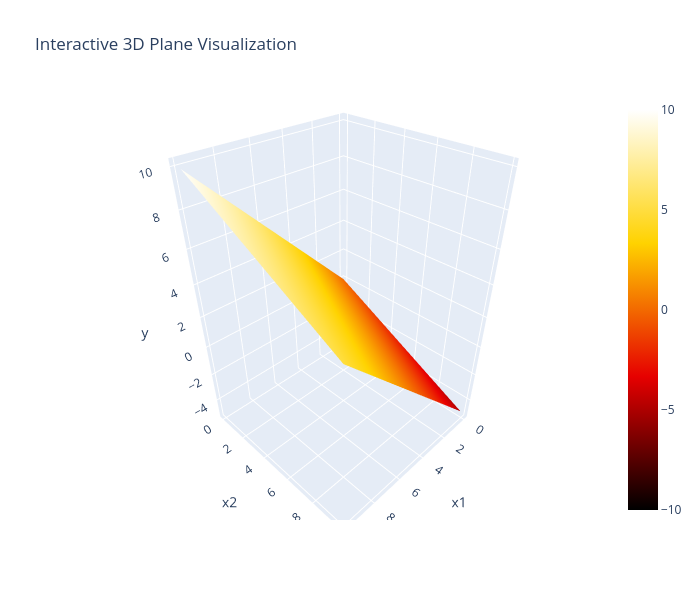

Notebook cell for this chart:
### Markdown cell above
Below is an interactive 3D visualization of the loss function for a linear regression model with two input variables. You can rotate and zoom in on the surface to explore the loss landscape. The red dot represents the optimal parameters that minimize the loss.

### Code cell
import plotly.graph_objects as go

def draw_3D_function_interactive(x1_mesh, x2_mesh, y):
    fig = go.Figure(data=[
        go.Surface(
            x=x1_mesh, 
            y=x2_mesh, 
            z=y, 
            colorscale='Hot',
            cmin=-10, 
            cmax=10
        )
    ])
    
    fig.update_layout(
        title='Interactive 3D Plane Visualization',
        scene=dict(
            xaxis_title='x1',
            yaxis_title='x2',
            zaxis_title='y'
        ),
        width=700,
        height=600
    )
    
    fig.show()

# Example Usage:
draw_3D_function_interactive(x1, x2, y)

### Figure 1 — Plotly figure (JSON) as saved in the notebook; plotly's stock layout.template omitted (floating-point values rounded to 4 significant figures; data arrays with more than 128 entries replaced by an {"elided": "..."} marker saying what was removed)
{"data": [{"cmax": 10, "cmin": -10, "colorscale": [[0, "rgb(0,0,0)"], [0.3333, "rgb(230,0,0)"], [0.6667, "rgb(255,210,0)"], [1, "rgb(255,255,255)"]], "type": "surface", "x": [0, 0.1, 0.2, 0.3, 0.4, 0.5, 0.6, 0.7, 0.8, 0.9, 1, 1.1, 1.2, 1.3, 1.4, 1.5, 1.6, 1.7, 1.8, 1.9, 2, 2.1, 2.2, 2.3, 2.4, 2.5, 2.6, 2.7, 2.8, 2.9, 3, 3.1, 3.2, 3.3, 3.4, 3.5, 3.6, 3.7, 3.8, 3.9, 4, 4.1, 4.2, 4.3, 4.4, 4.5, 4.6, 4.7, 4.8, 4.9, 5, 5.1, 5.2, 5.3, 5.4, 5.5, 5.6, 5.7, 5.8, 5.9, 6, 6.1, 6.2, 6.3, 6.4, 6.5, 6.6, 6.7, 6.8, 6.9, 7, 7.1, 7.2, 7.3, 7.4, 7.5, 7.6, 7.7, 7.8, 7.9, 8, 8.1, 8.2, 8.3, 8.4, 8.5, 8.6, 8.7, 8.8, 8.9, 9, 9.1, 9.2, 9.3, 9.4, 9.5, 9.6, 9.7, 9.8, 9.9], "y": [0, 0.1, 0.2, 0.3, 0.4, 0.5, 0.6, 0.7, 0.8, 0.9, 1, 1.1, 1.2, 1.3, 1.4, 1.5, 1.6, 1.7, 1.8, 1.9, 2, 2.1, 2.2, 2.3, 2.4, 2.5, 2.6, 2.7, 2.8, 2.9, 3, 3.1, 3.2, 3.3, 3.4, 3.5, 3.6, 3.7, 3.8, 3.9, 4, 4.1, 4.2, 4.3, 4.4, 4.5, 4.6, 4.7, 4.8, 4.9, 5, 5.1, 5.2, 5.3, 5.4, 5.5, 5.6, 5.7, 5.8, 5.9, 6, 6.1, 6.2, 6.3, 6.4, 6.5, 6.6, 6.7, 6.8, 6.9, 7, 7.1, 7.2, 7.3, 7.4, 7.5, 7.6, 7.7, 7.8, 7.9, 8, 8.1, 8.2, 8.3, 8.4, 8.5, 8.6, 8.7, 8.8, 8.9, 9, 9.1, 9.2, 9.3, 9.4, 9.5, 9.6, 9.7, 9.8, 9.9], "z": {"elided": "100x100 float values"}}], "layout": {"height": 600, "scene": {"xaxis": {"title": {"text": "x1"}}, "yaxis": {"title": {"text": "x2"}}, "zaxis": {"title": {"text": "y"}}}, "title": {"text": "Interactive 3D Plane Visualization"}, "width": 700}}
